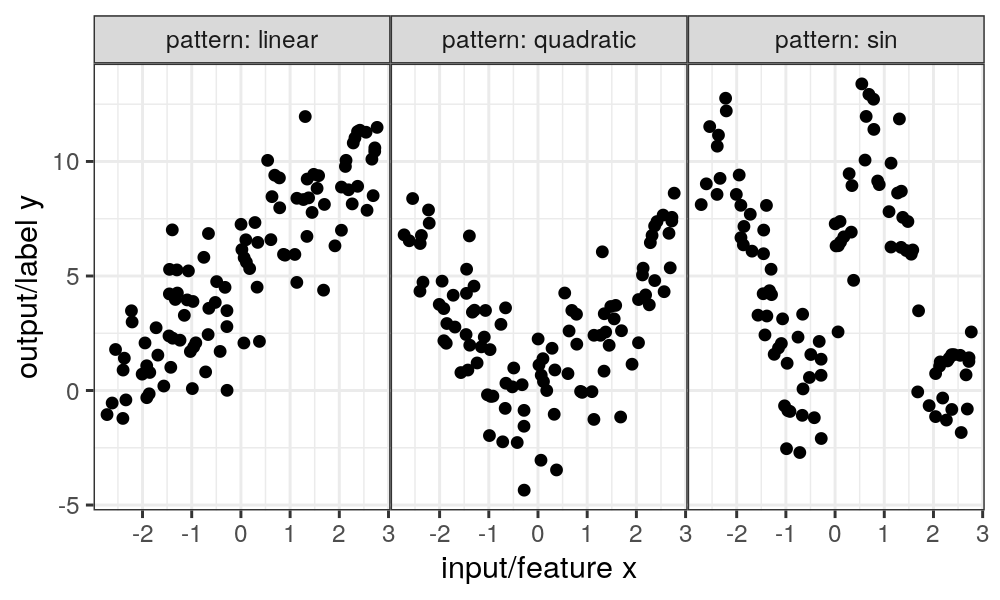

Source code (R):
library(data.table)
library(ggplot2)
library(keras)
## from https://github.com/rstudio/keras/issues/937
if(FALSE){
  keras::install_keras(version = "2.1.6", tensorflow = "1.5")
}
keras::use_implementation("keras")
keras::use_backend("tensorflow")

true.f.list <- list(
  linear=function(x)2*x + 5,
  quadratic=function(x)x^2,
  sin=function(x)5*sin(2*x)+5)
set.seed(1)
N <- 100
n.folds <- 4
unique.folds <- 1:n.folds
set.seed(1)
fold.vec <- sample(rep(unique.folds, l=N))
min.x <- -3
max.x <- 3
x <- runif(N, min.x, max.x)
sim.data.list <- list()
for(pattern in names(true.f.list)){
  true.f <- true.f.list[[pattern]]
  set.seed(1)
  y <- true.f(x) + rnorm(N, 0, 2)
  sim.data.list[[pattern]] <- data.table(
    pattern, x, y, fold=factor(fold.vec))
}
sim.data <- do.call(rbind, sim.data.list)
sim.data[, set := ifelse(fold==test.fold, "validation", "subtrain")]
sim.data[, folds := ifelse(
  fold==test.fold,
  test.fold,
  paste(unique.folds[-test.fold], collapse=","))]
sim.gg <- ggplot()+
  theme_bw()+
  theme(panel.spacing=grid::unit(0, "lines"))+
  facet_grid(. ~ pattern, labeller=label_both)+ 
  geom_point(aes(
    x, y),
    data=sim.data)
print(sim.gg)

folds.gg <- ggplot()+
  theme_bw()+
  theme(panel.spacing=grid::unit(0, "lines"))+
  facet_grid(. ~ pattern, labeller=label_both)+ 
  geom_point(aes(
    x, y, color=fold),
    data=sim.data)
print(folds.gg)

test.fold <- 1
sets.gg <- ggplot()+
  theme_bw()+
  theme(panel.spacing=grid::unit(0, "lines"))+
  facet_grid(set + folds ~ pattern, labeller=label_both)+ 
  geom_point(aes(
    x, y),
    data=sim.data)
print(sets.gg)

model.list <- list(
  linear=keras_model_sequential() %>%
    layer_dense(
      input_shape = 1, units=1, activation="linear"),
  dense=keras_model_sequential() %>%
    layer_dense(
      input_shape = 1, units=50, activation="sigmoid") %>%
    layer_dense(
      units=1, activation="linear")
)
num_steps <- 10
epochs_per_step <- 100
pred.dt.list <- list()
model.name.vec <- names(model.list)
##model.name.vec <- "dense"
for(pattern in names(true.f.list)){
  select.pattern <- data.table(pattern)
  pattern.data <- sim.data[select.pattern, on="pattern"]
  set.data <- list()
  for(set.name in unique(pattern.data$set)){
    set.data[[set.name]] <- with(pattern.data[set==set.name], list(x=x, y=y))
  }
  for(model.name in model.name.vec){
    model <- model.list[[model.name]]
    model %>% compile(
      loss = loss_mean_squared_error,#for regression
      optimizer = optimizer_adadelta()
    )
    for(step in 1:num_steps){
      epoch <- step*epochs_per_step
      cat(paste(pattern, model.name, epoch, "\n"))
      model.metrics <- model %>% fit(
        set.data$subtrain$x, set.data$subtrain$y,
        epochs = epochs_per_step,
        batch_size = length(set.data$subtrain$x),
        validation_data = unname(set.data$validation),
        verbose=0
      )
      pred.dt.list[[paste(pattern, model.name, epoch)]] <- data.table(
        pattern, model.name, epoch,
        step,
        x=pattern.data$x,
        pred.y=as.numeric(predict(model, pattern.data$x)))
    }#for(epoch
  }#for(model.name
}#for(pattern)
pred.dt <- do.call(rbind, pred.dt.list)

sets.gg+
  geom_line(aes(
    x, pred.y, color=model.name),
    data=pred.dt)+
  coord_cartesian(ylim=range(sim.data$y))

sets.gg+
  geom_line(aes(
    x, pred.y, color=model.name),
    data=pred.dt[epoch==200])

nnet.pred.dt.list <- list()
nnet.loss.dt.list <- list()
model.name.vec <- c("dense", "linear")
for(pattern in names(true.f.list)){
  select.pattern <- data.table(pattern)
  pattern.data <- sim.data[select.pattern, on="pattern"]
  set.data <- list()
  for(set.name in unique(pattern.data$set)){
    set.data[[set.name]] <- with(pattern.data[set==set.name], list(x=x, y=y))
  }
  for(hidden.units in c(0, 10, 200)){
    if(hidden.units==0){
      skip <- TRUE
    }else{
      skip <- FALSE
    }
    for(maxit in 10^seq(0, 4)){
      cat(paste(pattern, hidden.units, maxit, "\n"))
      fit <- nnet::nnet(
        y ~ x,
        set.data$subtrain,
        size=hidden.units,
        skip=skip,
        linout=TRUE,
        maxit=maxit)
      pred.x <- sort(c(x, seq(min.x, max.x, l=200)))
      nnet.pred.dt.list[[paste(pattern, hidden.units, maxit)]] <- data.table(
        pattern, hidden.units, maxit,
        x=pred.x,
        pred.y=as.numeric(predict(fit, data.frame(x=pred.x))))
      pattern.data[, pred.y := as.numeric(predict(fit, pattern.data$x))]
      nnet.loss.dt.list[[paste(pattern, hidden.units, maxit)]] <- data.table(
        pattern, hidden.units, maxit,
        pattern.data[, .(mse=mean((pred.y-y)^2)), by=set])
    }#for(epoch
  }#for(model.name
}#for(pattern)

out.list <- list(
  pred=do.call(rbind, nnet.pred.dt.list),
  loss=do.call(rbind, nnet.loss.dt.list))

saveRDS(out.list, "figure-overfitting-data.rds")


nnet.min.dt <- nnet.loss.dt[
set=="validation", .SD[which.min(mse)], by=.(hidden.units, set, pattern)]
nnet.min.dt[, loss := "min"]
ggplot()+
  geom_point(aes(
    maxit, mse, color=hidden.units, shape=loss),
    data=nnet.min.dt)+
  geom_line(aes(
    maxit, mse, color=hidden.units, linetype=set),
    data=nnet.loss.dt)+
  scale_x_log10()+
  scale_y_log10()+
  theme_bw()+
  theme(panel.spacing=grid::unit(0, "lines"))+
  facet_grid(hidden.units ~ pattern, labeller=label_both, scales="free")

ggplot()+
  geom_point(aes(
    maxit, mse, color=factor(hidden.units), shape=loss),
    data=nnet.min.dt)+
  geom_line(aes(
    maxit, mse, color=factor(hidden.units)),
    data=nnet.loss.dt[set=="validation"])+
  scale_x_log10()+
  scale_y_log10()+
  theme_bw()+
  theme(panel.spacing=grid::unit(0, "lines"))+
  facet_grid(pattern ~ ., labeller=label_both, scales="free")

sets.gg+
  geom_line(aes(
    x, pred.y, color=factor(hidden.units)),
    data=nnet.pred.dt[maxit==10000])+
  coord_cartesian(ylim=range(sim.data$y))
